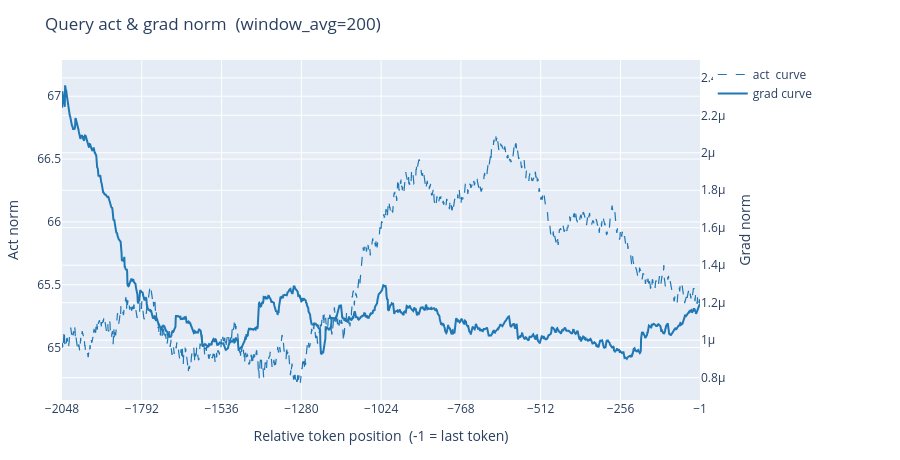

Notebook cell for this chart:
### Markdown cell above
### Query — act + grad overlay (raw)

### Code cell
plot_norms(q_act, q_grad,
           select=(8000, 0, 0, 0),
           window_avg=200,
           title='Query act & grad norm').show()

### Figure 1 — Plotly figure (JSON) as saved in the notebook; plotly's stock layout.template omitted (floating-point values rounded to 4 significant figures; data arrays with more than 128 entries replaced by an {"elided": "..."} marker saying what was removed)
{"data": [{"hovertemplate": "pos: %{x}<br>act: %{y:.4f} [curve]<extra></extra>", "legendgroup": "curve", "line": {"color": "#1f77b4", "dash": "dash", "width": 1.2}, "mode": "lines", "name": "act  curve", "type": "scatter", "x": {"elided": "2048 int values"}, "y": {"elided": "2048 float values"}, "yaxis": "y"}, {"hovertemplate": "pos: %{x}<br>grad: %{y:.4f} [curve]<extra></extra>", "legendgroup": "curve", "line": {"color": "#1f77b4", "width": 2}, "mode": "lines", "name": "grad curve", "type": "scatter", "x": {"elided": "2048 int values"}, "y": {"elided": "2048 float values"}, "yaxis": "y2"}], "layout": {"height": 460, "legend": {"x": 1.02, "xanchor": "left", "y": 1, "yanchor": "top"}, "margin": {"b": 60, "l": 60, "r": 200, "t": 60}, "title": {"text": "Query act & grad norm  (window_avg=200)"}, "xaxis": {"tickmode": "array", "tickvals": [-2048, -1792, -1536, -1280, -1024, -768, -512, -256, -1], "title": {"text": "Relative token position  (-1 = last token)"}}, "yaxis": {"range": [64.58, 67.29], "title": {"text": "Act norm"}}, "yaxis2": {"overlaying": "y", "range": [6.806e-07, 2.495e-06], "side": "right", "title": {"text": "Grad norm"}}}}
